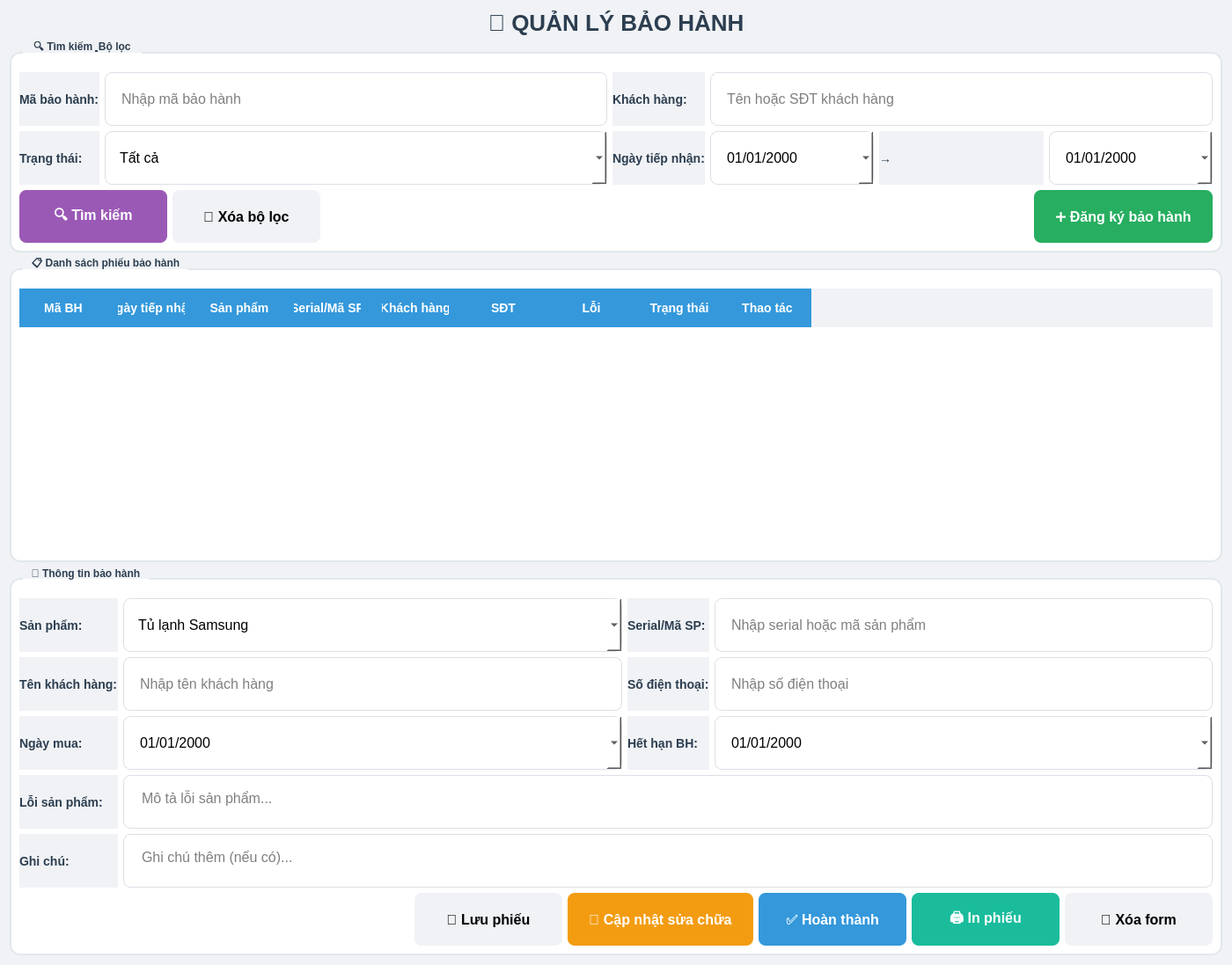
<?xml version="1.0" encoding="UTF-8"?>
<ui version="4.0">
 <class>WarrantyManagement</class>
 <widget class="QWidget" name="WarrantyManagement">
  <property name="geometry">
   <rect>
    <x>0</x>
    <y>0</y>
    <width>1400</width>
    <height>900</height>
   </rect>
  </property>
  <property name="windowTitle">
   <string>Quản lý bảo hành</string>
  </property>
  <property name="styleSheet">
   <string notr="true">
    QWidget {
        background-color: #f0f2f5;
    }
    QGroupBox {
        font-weight: bold;
        border: 2px solid #e1e8ed;
        border-radius: 12px;
        margin-top: 12px;
        padding-top: 12px;
        background-color: white;
    }
    QGroupBox::title {
        subcontrol-origin: margin;
        left: 15px;
        padding: 0 8px 0 8px;
        color: #2c3e50;
        font-size: 16px;
    }
    QTableWidget {
        background-color: white;
        alternate-background-color: #f9f9f9;
        gridline-color: #e0e0e0;
        selection-background-color: #3498db;
        selection-color: white;
        border-radius: 10px;
        font-size: 14px;
    }
    QHeaderView::section {
        background-color: #3498db;
        color: white;
        padding: 12px;
        font-weight: bold;
        font-size: 14px;
        border: none;
    }
    QPushButton {
        border-radius: 8px;
        padding: 10px 24px;
        font-weight: bold;
        font-size: 16px;
        min-width: 120px;
        min-height: 40px;
    }
    QPushButton#btnRegister {
        background-color: #27ae60;
        color: white;
    }
    QPushButton#btnRegister:hover {
        background-color: #2ecc71;
    }
    QPushButton#btnRepair {
        background-color: #f39c12;
        color: white;
    }
    QPushButton#btnRepair:hover {
        background-color: #e67e22;
    }
    QPushButton#btnComplete {
        background-color: #3498db;
        color: white;
    }
    QPushButton#btnComplete:hover {
        background-color: #2980b9;
    }
    QPushButton#btnSearch {
        background-color: #9b59b6;
        color: white;
    }
    QPushButton#btnSearch:hover {
        background-color: #8e44ad;
    }
    QPushButton#btnPrint {
        background-color: #1abc9c;
        color: white;
    }
    QLineEdit, QComboBox, QDateEdit, QTextEdit {
        padding: 12px 16px;
        border: 1px solid #dcdfe6;
        border-radius: 8px;
        background-color: white;
        font-size: 16px;
        min-height: 35px;
    }
    QLabel {
        color: #2c3e50;
        font-size: 14px;
        font-weight: bold;
    }
    QLabel#lblTitle {
        font-size: 26px;
        font-weight: bold;
        color: #2c3e50;
    }
    QTabWidget::pane {
        border: 1px solid #ddd;
        border-radius: 8px;
        background-color: white;
    }
    QTabBar::tab {
        padding: 12px 24px;
        font-size: 15px;
        font-weight: bold;
    }
   </string>
  </property>
  
  <layout class="QVBoxLayout" name="verticalLayout">
   <item>
    <widget class="QLabel" name="lblTitle">
     <property name="text">
      <string>🔧 QUẢN LÝ BẢO HÀNH</string>
     </property>
     <property name="alignment">
      <set>Qt::AlignCenter</set>
     </property>
    </widget>
   </item>
   
   <!-- Bộ lọc tìm kiếm -->
   <item>
    <widget class="QGroupBox" name="groupBoxFilter">
     <property name="title">
      <string>🔍 Tìm kiếm &amp; Bộ lọc</string>
     </property>
     <layout class="QGridLayout" name="gridLayout">
      <item row="0" column="0">
       <widget class="QLabel" name="lblWarrantyCode">
        <property name="text">
         <string>Mã bảo hành:</string>
        </property>
       </widget>
      </item>
      <item row="0" column="1">
       <widget class="QLineEdit" name="txtWarrantyCode">
        <property name="placeholderText">
         <string>Nhập mã bảo hành</string>
        </property>
       </widget>
      </item>
      <item row="0" column="2">
       <widget class="QLabel" name="lblCustomer">
        <property name="text">
         <string>Khách hàng:</string>
        </property>
       </widget>
      </item>
      <item row="0" column="3">
       <widget class="QLineEdit" name="txtCustomer">
        <property name="placeholderText">
         <string>Tên hoặc SĐT khách hàng</string>
        </property>
       </widget>
      </item>
      <item row="1" column="0">
       <widget class="QLabel" name="lblStatus">
        <property name="text">
         <string>Trạng thái:</string>
        </property>
       </widget>
      </item>
      <item row="1" column="1">
       <widget class="QComboBox" name="cboStatus">
        <item>
         <property name="text">
          <string>Tất cả</string>
         </property>
        </item>
        <item>
         <property name="text">
          <string>Đang bảo hành</string>
         </property>
        </item>
        <item>
         <property name="text">
          <string>Đã sửa xong</string>
         </property>
        </item>
        <item>
         <property name="text">
          <string>Đã trả hàng</string>
         </property>
        </item>
        <item>
         <property name="text">
          <string>Hết bảo hành</string>
         </property>
        </item>
       </widget>
      </item>
      <item row="1" column="2">
       <widget class="QLabel" name="lblDateRange">
        <property name="text">
         <string>Ngày tiếp nhận:</string>
        </property>
       </widget>
      </item>
      <item row="1" column="3">
       <layout class="QHBoxLayout" name="dateLayout">
        <item>
         <widget class="QDateEdit" name="dateFrom">
          <property name="calendarPopup">
           <bool>true</bool>
          </property>
          <property name="displayFormat">
           <string>dd/MM/yyyy</string>
          </property>
         </widget>
        </item>
        <item>
         <widget class="QLabel" name="lblTo">
          <property name="text">
           <string>→</string>
          </property>
         </widget>
        </item>
        <item>
         <widget class="QDateEdit" name="dateTo">
          <property name="calendarPopup">
           <bool>true</bool>
          </property>
          <property name="displayFormat">
           <string>dd/MM/yyyy</string>
          </property>
         </widget>
        </item>
       </layout>
      </item>
      <item row="2" column="0" colspan="4">
       <layout class="QHBoxLayout" name="buttonFilterLayout">
        <item>
         <widget class="QPushButton" name="btnSearch">
          <property name="text">
           <string>🔍 Tìm kiếm</string>
          </property>
         </widget>
        </item>
        <item>
         <widget class="QPushButton" name="btnReset">
          <property name="text">
           <string>🔄 Xóa bộ lọc</string>
          </property>
         </widget>
        </item>
        <item>
         <spacer>
          <property name="orientation">
           <enum>Qt::Horizontal</enum>
          </property>
          <property name="sizeHint" stdset="0">
           <size>
            <width>40</width>
            <height>20</height>
           </size>
          </property>
         </spacer>
        </item>
        <item>
         <widget class="QPushButton" name="btnRegister">
          <property name="text">
           <string>➕ Đăng ký bảo hành</string>
          </property>
         </widget>
        </item>
       </layout>
      </item>
     </layout>
    </widget>
   </item>
   
   <!-- Bảng danh sách bảo hành -->
   <item>
    <widget class="QGroupBox" name="groupBoxWarrantyList">
     <property name="title">
      <string>📋 Danh sách phiếu bảo hành</string>
     </property>
     <layout class="QVBoxLayout" name="verticalLayout_2">
      <item>
       <widget class="QTableWidget" name="tableWarranties">
        <property name="alternatingRowColors">
         <bool>true</bool>
        </property>
        <property name="selectionBehavior">
         <enum>QAbstractItemView::SelectRows</enum>
        </property>
        <property name="editTriggers">
         <set>QAbstractItemView::NoEditTriggers</set>
        </property>
        <property name="minimumSize">
         <size>
          <width>0</width>
          <height>300</height>
         </size>
        </property>
        <column>
         <property name="text">
          <string>Mã BH</string>
         </property>
        </column>
        <column>
         <property name="text">
          <string>Ngày tiếp nhận</string>
         </property>
        </column>
        <column>
         <property name="text">
          <string>Sản phẩm</string>
         </property>
        </column>
        <column>
         <property name="text">
          <string>Serial/Mã SP</string>
         </property>
        </column>
        <column>
         <property name="text">
          <string>Khách hàng</string>
         </property>
        </column>
        <column>
         <property name="text">
          <string>SĐT</string>
         </property>
        </column>
        <column>
         <property name="text">
          <string>Lỗi</string>
         </property>
        </column>
        <column>
         <property name="text">
          <string>Trạng thái</string>
         </property>
        </column>
        <column>
         <property name="text">
          <string>Thao tác</string>
         </property>
        </column>
       </widget>
      </item>
     </layout>
    </widget>
   </item>
   
   <!-- Form nhập thông tin bảo hành -->
   <item>
    <widget class="QGroupBox" name="groupBoxWarrantyForm">
     <property name="title">
      <string>📝 Thông tin bảo hành</string>
     </property>
     <layout class="QGridLayout" name="gridLayout_2">
      <item row="0" column="0">
       <widget class="QLabel" name="lblProduct">
        <property name="text">
         <string>Sản phẩm:</string>
        </property>
       </widget>
      </item>
      <item row="0" column="1">
       <widget class="QComboBox" name="cboProduct">
        <property name="minimumSize">
         <size>
          <width>250</width>
          <height>35</height>
         </size>
        </property>
        <item>
         <property name="text">
          <string>Tủ lạnh Samsung</string>
         </property>
        </item>
        <item>
         <property name="text">
          <string>Máy giặt Panasonic</string>
         </property>
        </item>
        <item>
         <property name="text">
          <string>TV Sony</string>
         </property>
        </item>
       </widget>
      </item>
      <item row="0" column="2">
       <widget class="QLabel" name="lblSerial">
        <property name="text">
         <string>Serial/Mã SP:</string>
        </property>
       </widget>
      </item>
      <item row="0" column="3">
       <widget class="QLineEdit" name="txtSerial">
        <property name="placeholderText">
         <string>Nhập serial hoặc mã sản phẩm</string>
        </property>
       </widget>
      </item>
      
      <item row="1" column="0">
       <widget class="QLabel" name="lblCustomerName">
        <property name="text">
         <string>Tên khách hàng:</string>
        </property>
       </widget>
      </item>
      <item row="1" column="1">
       <widget class="QLineEdit" name="txtCustomerName">
        <property name="placeholderText">
         <string>Nhập tên khách hàng</string>
        </property>
       </widget>
      </item>
      <item row="1" column="2">
       <widget class="QLabel" name="lblPhone">
        <property name="text">
         <string>Số điện thoại:</string>
        </property>
       </widget>
      </item>
      <item row="1" column="3">
       <widget class="QLineEdit" name="txtPhone">
        <property name="placeholderText">
         <string>Nhập số điện thoại</string>
        </property>
       </widget>
      </item>
      
      <item row="2" column="0">
       <widget class="QLabel" name="lblPurchaseDate">
        <property name="text">
         <string>Ngày mua:</string>
        </property>
       </widget>
      </item>
      <item row="2" column="1">
       <widget class="QDateEdit" name="datePurchase">
        <property name="calendarPopup">
         <bool>true</bool>
        </property>
        <property name="displayFormat">
         <string>dd/MM/yyyy</string>
        </property>
       </widget>
      </item>
      <item row="2" column="2">
       <widget class="QLabel" name="lblExpiryDate">
        <property name="text">
         <string>Hết hạn BH:</string>
        </property>
       </widget>
      </item>
      <item row="2" column="3">
       <widget class="QDateEdit" name="dateExpiry">
        <property name="calendarPopup">
         <bool>true</bool>
        </property>
        <property name="displayFormat">
         <string>dd/MM/yyyy</string>
        </property>
       </widget>
      </item>
      
      <item row="3" column="0">
       <widget class="QLabel" name="lblError">
        <property name="text">
         <string>Lỗi sản phẩm:</string>
        </property>
       </widget>
      </item>
      <item row="3" column="1" colspan="3">
       <widget class="QTextEdit" name="txtError">
        <property name="maximumSize">
         <size>
          <width>16777215</width>
          <height>80</height>
         </size>
        </property>
        <property name="placeholderText">
         <string>Mô tả lỗi sản phẩm...</string>
        </property>
       </widget>
      </item>
      
      <item row="4" column="0">
       <widget class="QLabel" name="lblNote">
        <property name="text">
         <string>Ghi chú:</string>
        </property>
       </widget>
      </item>
      <item row="4" column="1" colspan="3">
       <widget class="QTextEdit" name="txtNote">
        <property name="maximumSize">
         <size>
          <width>16777215</width>
          <height>60</height>
         </size>
        </property>
        <property name="placeholderText">
         <string>Ghi chú thêm (nếu có)...</string>
        </property>
       </widget>
      </item>
      
      <item row="5" column="0" colspan="4">
       <layout class="QHBoxLayout" name="formButtonLayout">
        <item>
         <spacer>
          <property name="orientation">
           <enum>Qt::Horizontal</enum>
          </property>
          <property name="sizeHint" stdset="0">
           <size>
            <width>40</width>
            <height>20</height>
           </size>
          </property>
         </spacer>
        </item>
        <item>
         <widget class="QPushButton" name="btnSave">
          <property name="text">
           <string>💾 Lưu phiếu</string>
          </property>
         </widget>
        </item>
        <item>
         <widget class="QPushButton" name="btnRepair">
          <property name="text">
           <string>🔧 Cập nhật sửa chữa</string>
          </property>
         </widget>
        </item>
        <item>
         <widget class="QPushButton" name="btnComplete">
          <property name="text">
           <string>✅ Hoàn thành</string>
          </property>
         </widget>
        </item>
        <item>
         <widget class="QPushButton" name="btnPrint">
          <property name="text">
           <string>🖨️ In phiếu</string>
          </property>
         </widget>
        </item>
        <item>
         <widget class="QPushButton" name="btnClear">
          <property name="text">
           <string>🔄 Xóa form</string>
          </property>
         </widget>
        </item>
       </layout>
      </item>
     </layout>
    </widget>
   </item>
  </layout>
 </widget>
</ui>
